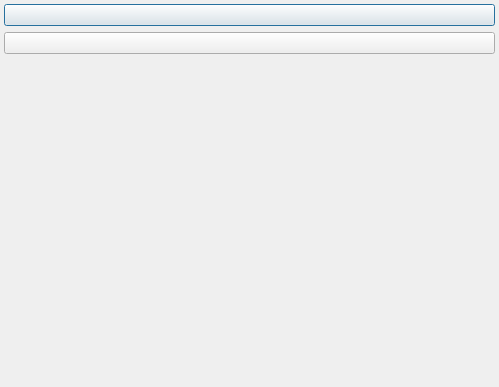
<?xml version="1.0" encoding="UTF-8"?>
<ui version="4.0" stdsetdef="1">
  <author></author>
  <comment>  Copyright 2017 Google Inc.
 Licensed under the Apache License, Version 2.0 (the &quot;License&quot;);
 you may not use this file except in compliance with the License.
 You may obtain a copy of the License at
 http://www.apache.org/licenses/LICENSE-2.0
 Unless required by applicable law or agreed to in writing, software
 distributed under the License is distributed on an &quot;AS IS&quot; BASIS,
 WITHOUT WARRANTIES OR CONDITIONS OF ANY KIND, either express or implied.
 See the License for the specific language governing permissions and
 limitations under the License.
</comment>
  <exportmacro></exportmacro>
  <class>IconManagerBase</class>
  <widget class="QDialog" name="IconManagerBase">
    <property name="geometry">
      <rect>
        <x>0</x>
        <y>0</y>
        <width>499</width>
        <height>387</height>
      </rect>
    </property>
    <property name="windowTitle">
      <string>Icon Manager</string>
    </property>
    <layout class="QGridLayout">
      <property name="margin">
        <number>4</number>
      </property>
      <property name="spacing">
        <number>4</number>
      </property>
      <item row="0" column="1">
        <layout class="QVBoxLayout">
          <item>
            <widget class="QPushButton" name="add_btn">
              <property name="text">
                <string/>
              </property>
              <property name="icon">
                <pixmap>filenew</pixmap>
              </property>
              <property name="shortcut">
                <string/>
              </property>
            </widget>
          </item>
          <item>
            <widget class="QPushButton" name="delete_btn">
              <property name="text">
                <string/>
              </property>
              <property name="icon">
                <pixmap>editdelete.png</pixmap>
              </property>
              <property name="shortcut">
                <string/>
              </property>
            </widget>
          </item>
          <item>
            <spacer name="spacer20">
              <property name="sizeHint">
                <size>
                  <width>21</width>
                  <height>291</height>
                </size>
              </property>
              <property name="sizeType">
                <enum>QSizePolicy::Expanding</enum>
              </property>
              <property name="orientation">
                <enum>Qt::Vertical</enum>
              </property>
            </spacer>
          </item>
        </layout>
      </item>
      <item row="0" column="0">
              <!--<widget class="Q3IconView" name="masterIconView"/>-->
      </item>
    </layout>
  </widget>
  <layoutdefault spacing="6" margin="11"/>
  <connections>
    <connection>
      <sender>add_btn</sender>
      <signal>clicked()</signal>
      <receiver>IconManagerBase</receiver>
      <slot>addIcon()</slot>
    </connection>
    <connection>
      <sender>delete_btn</sender>
      <signal>clicked()</signal>
      <receiver>IconManagerBase</receiver>
      <slot>deleteIcon()</slot>
    </connection>
  </connections>
</ui>
